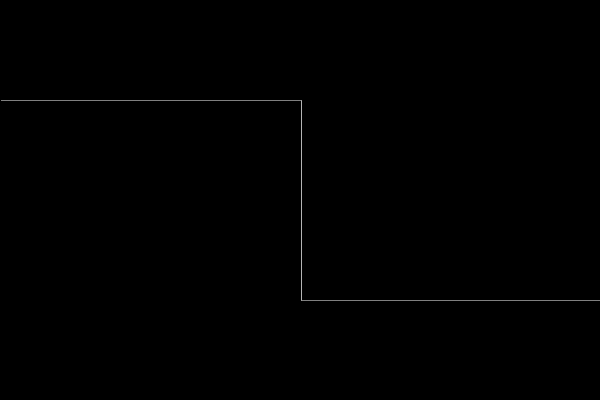
Frame 1 (no input)
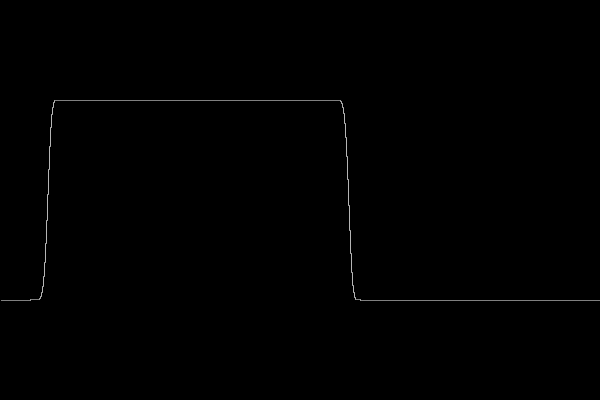
Frame 60 (the mouse pressed at the canvas centre just before this capture)
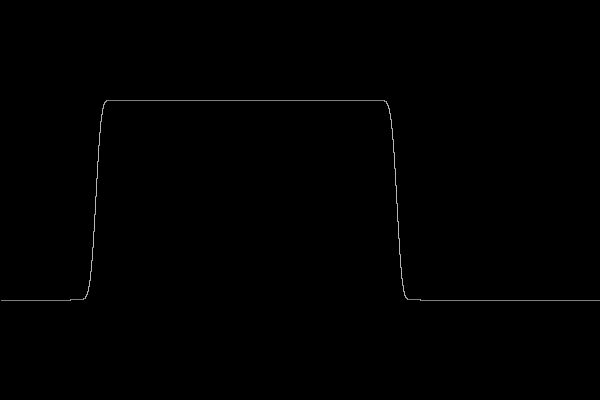
Frame 120 (the mouse held since frame 60 and released just before this capture)

The Processing sketch that drew these frames (run headless with seeded random() and noise(); from frame 60 on, the mouse is pressed at the canvas centre):

// Processing sketch: propagation
// ── propagation.pde
// time is frameCount(1)
float dx = 1;
float dt = 1;
float c = 0.8;
float[] surface = new float[int(600/dx)];
float[] pastSurface = new float[int(600/dx)];

void setup(){
  size(600, 400);
  background(0);
  colorMode(HSB, 360, 256, 256, 100);
  stroke(255);
  frameRate(1000/dt);
  for(int i=0; i<int(width/dx); i++){
    if(i<=int(width/dx)/2){
      surface[i] = 100;
    }else{
      surface[i] = 300;
    }
  }
}

void draw(){
  background(0);

  for(int i=1; i<int(width/dx); i++){
    line(i*dx,surface[i-1],i*dx,surface[i]);
  }
  propagate();
}

void propagate(){
  arrayCopy(surface,pastSurface);
  surface[0] = pastSurface[0] - c*(dt/dx)*(pastSurface[0]-pastSurface[int(width/dx)-1]);
  for(int i=1; i<width/dx; i++){
    surface[i] = pastSurface[i] - c*(dt/dx)*(pastSurface[i]-pastSurface[i-1]);
  }
}
